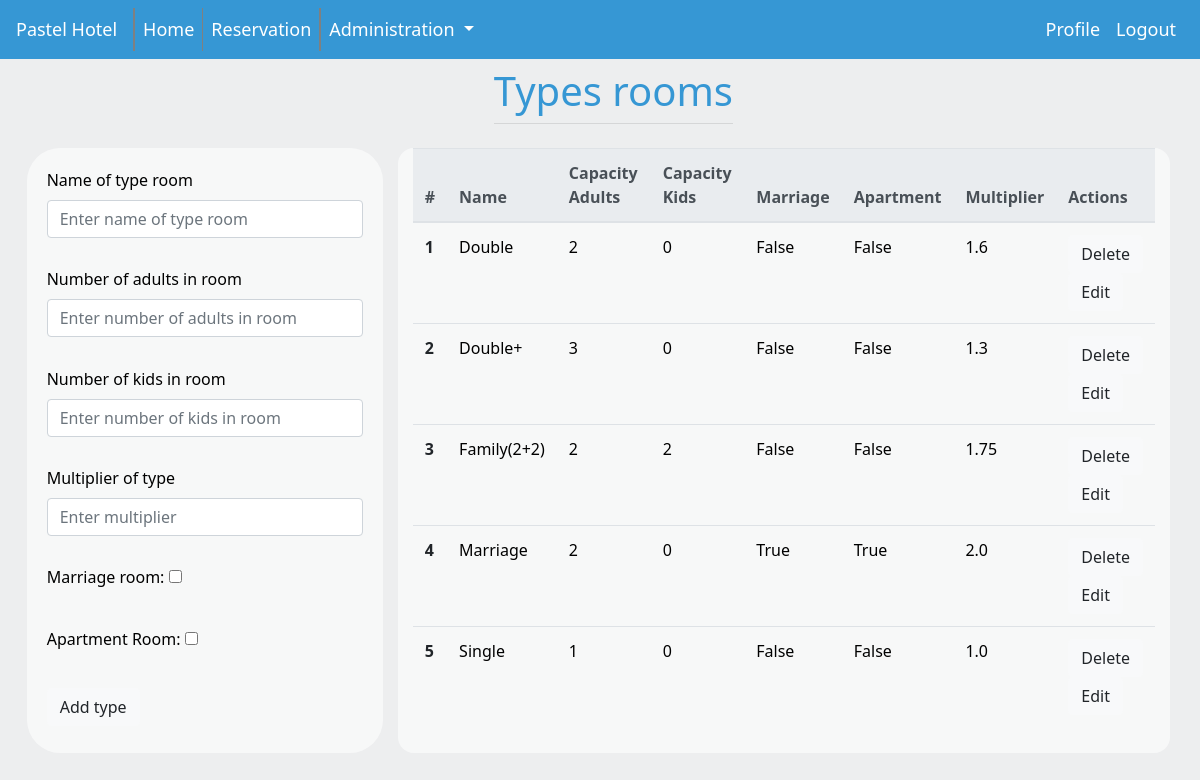
The page /room/types/ (signed in) on the database its author committed.
### rooms/models.py (models this page shows)
class RoomType(models.Model):
    name = models.TextField(max_length=100)
    capacityAdults = models.IntegerField()
    capacityKids = models.IntegerField()
    marriage = models.BooleanField(default=False)
    apartment = models.BooleanField(default=False)
    multiplier = models.FloatField()

### rooms/views.py (the view, shortened to what this page needs)
# urls.py: path('types/', room_views.types_room),
def types_room(request):
    if request.user.is_staff or request.user.is_superuser:
        types = RoomType.objects.all().order_by('name')
        return render(request, "TypesRoom.html", {'all_rooms': types})
    return redirect('/')

### templates/TypesRoom.html (shortened to what this page needs)
<!DOCTYPE html>
{% include 'navbar.html' %}
<html lang="en">
<head>
</head>
<body onload="sort_index()">
<div class="container">
    <div class="row justify-content-center">
        <div>
            <h1 class="mt-2" style="color: rgb(54,151,212)">Types rooms</h1>
            <hr class="mt-0 mb-4">
        </div>
    </div>
</div>
<div class="row col-md-12">
    <div class="col-md-4">
        <form class="form_room">
            <div class="form-group">
                <label style="color: black" for="name">Name of type room</label>
                <input type="text" class="form-control" id="name" aria-describedby="emailHelp"
                       placeholder="Enter name of type room" name="name">
            </div>
            <div class="form-group">
                <label style="color: black" for="capacityAdults">Number of adults in room</label>
                <input type="number" class="form-control" id="capacityAdults" aria-describedby="emailHelp"
                       placeholder="Enter number of adults in room" name="capacityAdults" min="0">
            </div>
            <div class="form-group">
                <label style="color: black" for="capacityKids">Number of kids in room</label>
                <input type="number" class="form-control" id="capacityKids" aria-describedby="emailHelp"
                       placeholder="Enter number of kids in room" name="capacityKids" min="0">
            </div>
            <div class="form-group">
                <label style="color: black" for="multiplier">Multiplier of type</label>
                <input type="number" step="0.01" class="form-control" id="multiplier" placeholder="Enter multiplier"
                       name="multiplier" min="1.0">
            </div>
            <div class="form-group">
                <label style="color: black" for="marriage">Marriage room:</label>
                <input type="checkbox" id="marriage_id"
                       name="marriage_id" onclick="changeMarriage()">
            </div>
            <div class="form-group">
                <label style="color: black" for="apartment">Apartment Room:</label>
                <input type="checkbox" id="apartment_id"
                       name="apartment_id" onclick="changeMarriage()">
            </div>
            <button type="submit" class="btn btn-light" formmethod="post" formaction="/room/types/">Add type</button>
        </form>
    </div>
    <div class="col-md-8">
        <table class="table">
            <thead class="thead-light" style="color: black">
            <tr>
                <th scope="col">#</th>
                <th scope="col">Name</th>
                <th scope="col">Capacity Adults</th>
                <th scope="col">Capacity Kids</th>
                <th scope="col">Marriage</th>
                <th scope="col">Apartment</th>
                <th scope="col">Multiplier</th>
                <th scope="col">Actions</th>
            </tr>
            </thead>
            <tbody>
            {% for room in all_rooms %}
                <tr>
                    <th scope="row" class="lp"></th>
                    <td style="color: black;">{{ room.name }}</td>
                    <td style="color: black;">{{ room.capacityAdults }}</td>
                    <td style="color: black;">{{ room.capacityKids }}</td>
                    <td style="color: black;">{{ room.marriage }}</td>
                    <td style="color: black;">{{ room.apartment }}</td>
                    <td style="color: black;">{{ room.multiplier }}</td>
                    <form style="display: inline;">{% csrf_token %}
                        <td>
                            <button type="submit" class="btn btn-light" formmethod="post"
                                    formaction="/room/deletetype/{{ room.id }}/">Delete
                            </button><br>
                            <button type="submit" class="btn btn-light" formmethod="get"
                                    formaction="/room/edittype/{{ room.id }}/">Edit
                            </button>
                        </td>
                    </form>
                </tr>
            {% endfor %}
            </tbody>
        </table>
    </div>
</div>
</body>
</html>

### rows shown on the page
RoomType: name "Double", capacityAdults "2", capacityKids "0", marriage "False", apartment "False", multiplier "1.6"
RoomType: name "Double+", capacityAdults "3", capacityKids "0", marriage "False", apartment "False", multiplier "1.3"
RoomType: name "Family(2+2)", capacityAdults "2", capacityKids "2", marriage "False", apartment "False", multiplier "1.75"
RoomType: name "Marriage", capacityAdults "2", capacityKids "0", marriage "True", apartment "True", multiplier "2.0"
RoomType: name "Single", capacityAdults "1", capacityKids "0", marriage "False", apartment "False", multiplier "1.0"
